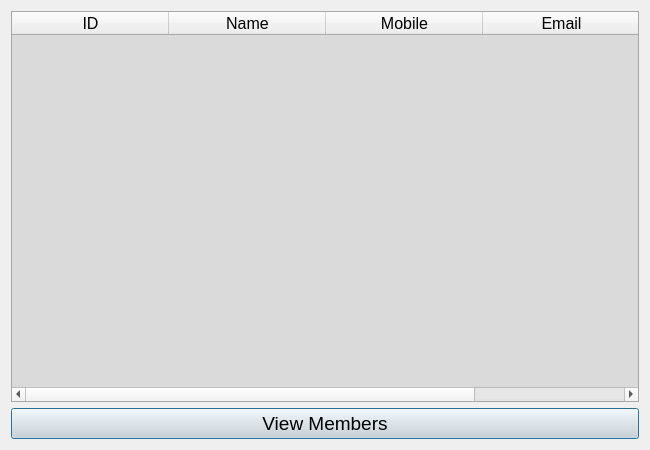
<?xml version="1.0" encoding="UTF-8"?>
<ui version="4.0">
 <class>ViewMembers</class>
 <widget class="QDialog" name="ViewMembers">
  <property name="geometry">
   <rect>
    <x>0</x>
    <y>0</y>
    <width>650</width>
    <height>450</height>
   </rect>
  </property>
  <property name="windowTitle">
   <string>Dialog</string>
  </property>
  <layout class="QVBoxLayout" name="verticalLayout">
   <item>
    <widget class="QTableWidget" name="tableWidget">
     <property name="font">
      <font>
       <pointsize>12</pointsize>
      </font>
     </property>
     <property name="styleSheet">
      <string notr="true">QTableWidget{

background-color:rgb(218,218,218)

}</string>
     </property>
     <attribute name="horizontalHeaderDefaultSectionSize">
      <number>157</number>
     </attribute>
     <column>
      <property name="text">
       <string>ID</string>
      </property>
     </column>
     <column>
      <property name="text">
       <string>Name</string>
      </property>
     </column>
     <column>
      <property name="text">
       <string>Mobile</string>
      </property>
     </column>
     <column>
      <property name="text">
       <string>Email</string>
      </property>
     </column>
    </widget>
   </item>
   <item>
    <widget class="QPushButton" name="pushButton_viewmembres">
     <property name="font">
      <font>
       <pointsize>14</pointsize>
      </font>
     </property>
     <property name="styleSheet">
      <string notr="true">QPushButton{

background-color:rgb(218,218,218);


}</string>
     </property>
     <property name="text">
      <string>View Members</string>
     </property>
    </widget>
   </item>
  </layout>
 </widget>
 <resources/>
 <connections/>
</ui>
